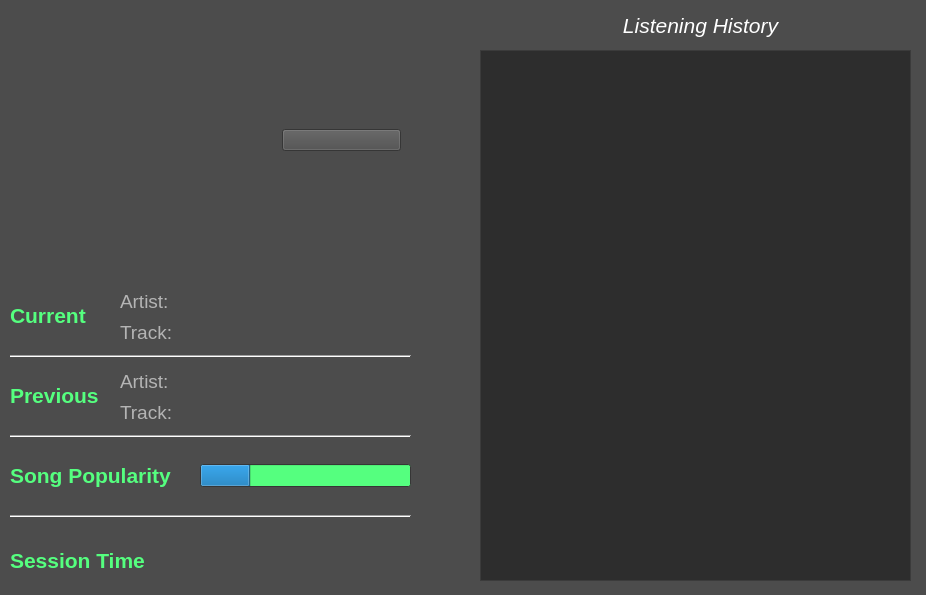
<?xml version="1.0" encoding="UTF-8"?>
<ui version="4.0">
 <class>MainWindow</class>
 <widget class="QMainWindow" name="MainWindow">
  <property name="geometry">
   <rect>
    <x>0</x>
    <y>0</y>
    <width>926</width>
    <height>595</height>
   </rect>
  </property>
  <property name="palette">
   <palette>
    <active>
     <colorrole role="WindowText">
      <brush brushstyle="SolidPattern">
       <color alpha="255">
        <red>255</red>
        <green>255</green>
        <blue>255</blue>
       </color>
      </brush>
     </colorrole>
     <colorrole role="Light">
      <brush brushstyle="SolidPattern">
       <color alpha="255">
        <red>255</red>
        <green>255</green>
        <blue>255</blue>
       </color>
      </brush>
     </colorrole>
     <colorrole role="Text">
      <brush brushstyle="SolidPattern">
       <color alpha="255">
        <red>255</red>
        <green>255</green>
        <blue>255</blue>
       </color>
      </brush>
     </colorrole>
     <colorrole role="BrightText">
      <brush brushstyle="SolidPattern">
       <color alpha="255">
        <red>255</red>
        <green>0</green>
        <blue>0</blue>
       </color>
      </brush>
     </colorrole>
     <colorrole role="Base">
      <brush brushstyle="SolidPattern">
       <color alpha="255">
        <red>85</red>
        <green>255</green>
        <blue>127</blue>
       </color>
      </brush>
     </colorrole>
     <colorrole role="Window">
      <brush brushstyle="SolidPattern">
       <color alpha="255">
        <red>76</red>
        <green>76</green>
        <blue>76</blue>
       </color>
      </brush>
     </colorrole>
     <colorrole role="AlternateBase">
      <brush brushstyle="SolidPattern">
       <color alpha="255">
        <red>85</red>
        <green>170</green>
        <blue>255</blue>
       </color>
      </brush>
     </colorrole>
     <colorrole role="PlaceholderText">
      <brush brushstyle="SolidPattern">
       <color alpha="128">
        <red>85</red>
        <green>255</green>
        <blue>255</blue>
       </color>
      </brush>
     </colorrole>
    </active>
    <inactive>
     <colorrole role="WindowText">
      <brush brushstyle="SolidPattern">
       <color alpha="255">
        <red>255</red>
        <green>255</green>
        <blue>255</blue>
       </color>
      </brush>
     </colorrole>
     <colorrole role="Light">
      <brush brushstyle="SolidPattern">
       <color alpha="255">
        <red>255</red>
        <green>255</green>
        <blue>255</blue>
       </color>
      </brush>
     </colorrole>
     <colorrole role="Text">
      <brush brushstyle="SolidPattern">
       <color alpha="255">
        <red>255</red>
        <green>255</green>
        <blue>255</blue>
       </color>
      </brush>
     </colorrole>
     <colorrole role="BrightText">
      <brush brushstyle="SolidPattern">
       <color alpha="255">
        <red>255</red>
        <green>0</green>
        <blue>0</blue>
       </color>
      </brush>
     </colorrole>
     <colorrole role="Base">
      <brush brushstyle="SolidPattern">
       <color alpha="255">
        <red>85</red>
        <green>255</green>
        <blue>127</blue>
       </color>
      </brush>
     </colorrole>
     <colorrole role="Window">
      <brush brushstyle="SolidPattern">
       <color alpha="255">
        <red>76</red>
        <green>76</green>
        <blue>76</blue>
       </color>
      </brush>
     </colorrole>
     <colorrole role="AlternateBase">
      <brush brushstyle="SolidPattern">
       <color alpha="255">
        <red>85</red>
        <green>170</green>
        <blue>255</blue>
       </color>
      </brush>
     </colorrole>
     <colorrole role="PlaceholderText">
      <brush brushstyle="SolidPattern">
       <color alpha="128">
        <red>85</red>
        <green>255</green>
        <blue>255</blue>
       </color>
      </brush>
     </colorrole>
    </inactive>
    <disabled>
     <colorrole role="WindowText">
      <brush brushstyle="SolidPattern">
       <color alpha="255">
        <red>120</red>
        <green>120</green>
        <blue>120</blue>
       </color>
      </brush>
     </colorrole>
     <colorrole role="Light">
      <brush brushstyle="SolidPattern">
       <color alpha="255">
        <red>255</red>
        <green>255</green>
        <blue>255</blue>
       </color>
      </brush>
     </colorrole>
     <colorrole role="Text">
      <brush brushstyle="SolidPattern">
       <color alpha="255">
        <red>120</red>
        <green>120</green>
        <blue>120</blue>
       </color>
      </brush>
     </colorrole>
     <colorrole role="BrightText">
      <brush brushstyle="SolidPattern">
       <color alpha="255">
        <red>255</red>
        <green>0</green>
        <blue>0</blue>
       </color>
      </brush>
     </colorrole>
     <colorrole role="Base">
      <brush brushstyle="SolidPattern">
       <color alpha="255">
        <red>76</red>
        <green>76</green>
        <blue>76</blue>
       </color>
      </brush>
     </colorrole>
     <colorrole role="Window">
      <brush brushstyle="SolidPattern">
       <color alpha="255">
        <red>76</red>
        <green>76</green>
        <blue>76</blue>
       </color>
      </brush>
     </colorrole>
     <colorrole role="AlternateBase">
      <brush brushstyle="SolidPattern">
       <color alpha="255">
        <red>85</red>
        <green>170</green>
        <blue>255</blue>
       </color>
      </brush>
     </colorrole>
     <colorrole role="PlaceholderText">
      <brush brushstyle="SolidPattern">
       <color alpha="128">
        <red>85</red>
        <green>255</green>
        <blue>255</blue>
       </color>
      </brush>
     </colorrole>
    </disabled>
   </palette>
  </property>
  <property name="windowTitle">
   <string>MainWindow</string>
  </property>
  <property name="autoFillBackground">
   <bool>false</bool>
  </property>
  <widget class="QWidget" name="centralwidget">
   <widget class="QWidget" name="verticalLayoutWidget">
    <property name="geometry">
     <rect>
      <x>120</x>
      <y>286</y>
      <width>55</width>
      <height>61</height>
     </rect>
    </property>
    <layout class="QVBoxLayout" name="verticalLayout">
     <property name="spacing">
      <number>2</number>
     </property>
     <item>
      <widget class="QLabel" name="label5">
       <property name="palette">
        <palette>
         <active>
          <colorrole role="WindowText">
           <brush brushstyle="SolidPattern">
            <color alpha="255">
             <red>180</red>
             <green>180</green>
             <blue>180</blue>
            </color>
           </brush>
          </colorrole>
         </active>
         <inactive>
          <colorrole role="WindowText">
           <brush brushstyle="SolidPattern">
            <color alpha="255">
             <red>180</red>
             <green>180</green>
             <blue>180</blue>
            </color>
           </brush>
          </colorrole>
         </inactive>
         <disabled>
          <colorrole role="WindowText">
           <brush brushstyle="SolidPattern">
            <color alpha="255">
             <red>120</red>
             <green>120</green>
             <blue>120</blue>
            </color>
           </brush>
          </colorrole>
         </disabled>
        </palette>
       </property>
       <property name="font">
        <font>
         <pointsize>14</pointsize>
        </font>
       </property>
       <property name="text">
        <string>Artist:</string>
       </property>
      </widget>
     </item>
     <item>
      <widget class="QLabel" name="label6">
       <property name="palette">
        <palette>
         <active>
          <colorrole role="WindowText">
           <brush brushstyle="SolidPattern">
            <color alpha="255">
             <red>180</red>
             <green>180</green>
             <blue>180</blue>
            </color>
           </brush>
          </colorrole>
         </active>
         <inactive>
          <colorrole role="WindowText">
           <brush brushstyle="SolidPattern">
            <color alpha="255">
             <red>180</red>
             <green>180</green>
             <blue>180</blue>
            </color>
           </brush>
          </colorrole>
         </inactive>
         <disabled>
          <colorrole role="WindowText">
           <brush brushstyle="SolidPattern">
            <color alpha="255">
             <red>120</red>
             <green>120</green>
             <blue>120</blue>
            </color>
           </brush>
          </colorrole>
         </disabled>
        </palette>
       </property>
       <property name="font">
        <font>
         <pointsize>14</pointsize>
        </font>
       </property>
       <property name="text">
        <string>Track:</string>
       </property>
      </widget>
     </item>
    </layout>
   </widget>
   <widget class="Line" name="line">
    <property name="geometry">
     <rect>
      <x>10</x>
      <y>346</y>
      <width>401</width>
      <height>20</height>
     </rect>
    </property>
    <property name="orientation">
     <enum>Qt::Horizontal</enum>
    </property>
   </widget>
   <widget class="QWidget" name="verticalLayoutWidget_2">
    <property name="geometry">
     <rect>
      <x>180</x>
      <y>286</y>
      <width>301</width>
      <height>61</height>
     </rect>
    </property>
    <layout class="QVBoxLayout" name="verticalLayout_2">
     <property name="spacing">
      <number>0</number>
     </property>
     <item>
      <widget class="QLabel" name="labelCurrentArtist">
       <property name="font">
        <font>
         <pointsize>14</pointsize>
         <italic>true</italic>
        </font>
       </property>
       <property name="text">
        <string/>
       </property>
      </widget>
     </item>
     <item>
      <widget class="QLabel" name="labelCurrentTrack">
       <property name="font">
        <font>
         <pointsize>14</pointsize>
         <italic>true</italic>
        </font>
       </property>
       <property name="text">
        <string/>
       </property>
      </widget>
     </item>
    </layout>
   </widget>
   <widget class="Line" name="line_3">
    <property name="geometry">
     <rect>
      <x>10</x>
      <y>426</y>
      <width>401</width>
      <height>20</height>
     </rect>
    </property>
    <property name="orientation">
     <enum>Qt::Horizontal</enum>
    </property>
   </widget>
   <widget class="QLabel" name="label2">
    <property name="geometry">
     <rect>
      <x>10</x>
      <y>380</y>
      <width>91</width>
      <height>31</height>
     </rect>
    </property>
    <property name="palette">
     <palette>
      <active>
       <colorrole role="WindowText">
        <brush brushstyle="SolidPattern">
         <color alpha="255">
          <red>85</red>
          <green>255</green>
          <blue>127</blue>
         </color>
        </brush>
       </colorrole>
       <colorrole role="Text">
        <brush brushstyle="SolidPattern">
         <color alpha="255">
          <red>85</red>
          <green>255</green>
          <blue>127</blue>
         </color>
        </brush>
       </colorrole>
       <colorrole role="PlaceholderText">
        <brush brushstyle="NoBrush">
         <color alpha="128">
          <red>85</red>
          <green>255</green>
          <blue>127</blue>
         </color>
        </brush>
       </colorrole>
      </active>
      <inactive>
       <colorrole role="WindowText">
        <brush brushstyle="SolidPattern">
         <color alpha="255">
          <red>85</red>
          <green>255</green>
          <blue>127</blue>
         </color>
        </brush>
       </colorrole>
       <colorrole role="Text">
        <brush brushstyle="SolidPattern">
         <color alpha="255">
          <red>85</red>
          <green>255</green>
          <blue>127</blue>
         </color>
        </brush>
       </colorrole>
       <colorrole role="PlaceholderText">
        <brush brushstyle="NoBrush">
         <color alpha="128">
          <red>85</red>
          <green>255</green>
          <blue>127</blue>
         </color>
        </brush>
       </colorrole>
      </inactive>
      <disabled>
       <colorrole role="WindowText">
        <brush brushstyle="SolidPattern">
         <color alpha="255">
          <red>120</red>
          <green>120</green>
          <blue>120</blue>
         </color>
        </brush>
       </colorrole>
       <colorrole role="Text">
        <brush brushstyle="SolidPattern">
         <color alpha="255">
          <red>120</red>
          <green>120</green>
          <blue>120</blue>
         </color>
        </brush>
       </colorrole>
       <colorrole role="PlaceholderText">
        <brush brushstyle="NoBrush">
         <color alpha="128">
          <red>85</red>
          <green>255</green>
          <blue>127</blue>
         </color>
        </brush>
       </colorrole>
      </disabled>
     </palette>
    </property>
    <property name="font">
     <font>
      <pointsize>16</pointsize>
      <weight>75</weight>
      <bold>true</bold>
     </font>
    </property>
    <property name="autoFillBackground">
     <bool>false</bool>
    </property>
    <property name="text">
     <string>Previous</string>
    </property>
   </widget>
   <widget class="QWidget" name="verticalLayoutWidget_3">
    <property name="geometry">
     <rect>
      <x>180</x>
      <y>366</y>
      <width>301</width>
      <height>61</height>
     </rect>
    </property>
    <layout class="QVBoxLayout" name="verticalLayout_18">
     <property name="spacing">
      <number>0</number>
     </property>
     <item>
      <widget class="QLabel" name="labelPreviousArtist">
       <property name="font">
        <font>
         <pointsize>14</pointsize>
         <italic>true</italic>
        </font>
       </property>
       <property name="text">
        <string/>
       </property>
      </widget>
     </item>
     <item>
      <widget class="QLabel" name="labelPreviousTrack">
       <property name="font">
        <font>
         <pointsize>14</pointsize>
         <italic>true</italic>
        </font>
       </property>
       <property name="text">
        <string/>
       </property>
      </widget>
     </item>
    </layout>
   </widget>
   <widget class="QWidget" name="verticalLayoutWidget_4">
    <property name="geometry">
     <rect>
      <x>120</x>
      <y>366</y>
      <width>55</width>
      <height>61</height>
     </rect>
    </property>
    <layout class="QVBoxLayout" name="verticalLayout_19">
     <property name="spacing">
      <number>2</number>
     </property>
     <item>
      <widget class="QLabel" name="label_36">
       <property name="palette">
        <palette>
         <active>
          <colorrole role="WindowText">
           <brush brushstyle="SolidPattern">
            <color alpha="255">
             <red>180</red>
             <green>180</green>
             <blue>180</blue>
            </color>
           </brush>
          </colorrole>
         </active>
         <inactive>
          <colorrole role="WindowText">
           <brush brushstyle="SolidPattern">
            <color alpha="255">
             <red>180</red>
             <green>180</green>
             <blue>180</blue>
            </color>
           </brush>
          </colorrole>
         </inactive>
         <disabled>
          <colorrole role="WindowText">
           <brush brushstyle="SolidPattern">
            <color alpha="255">
             <red>120</red>
             <green>120</green>
             <blue>120</blue>
            </color>
           </brush>
          </colorrole>
         </disabled>
        </palette>
       </property>
       <property name="font">
        <font>
         <pointsize>14</pointsize>
        </font>
       </property>
       <property name="text">
        <string>Artist:</string>
       </property>
      </widget>
     </item>
     <item>
      <widget class="QLabel" name="label_35">
       <property name="palette">
        <palette>
         <active>
          <colorrole role="WindowText">
           <brush brushstyle="SolidPattern">
            <color alpha="255">
             <red>180</red>
             <green>180</green>
             <blue>180</blue>
            </color>
           </brush>
          </colorrole>
         </active>
         <inactive>
          <colorrole role="WindowText">
           <brush brushstyle="SolidPattern">
            <color alpha="255">
             <red>180</red>
             <green>180</green>
             <blue>180</blue>
            </color>
           </brush>
          </colorrole>
         </inactive>
         <disabled>
          <colorrole role="WindowText">
           <brush brushstyle="SolidPattern">
            <color alpha="255">
             <red>120</red>
             <green>120</green>
             <blue>120</blue>
            </color>
           </brush>
          </colorrole>
         </disabled>
        </palette>
       </property>
       <property name="font">
        <font>
         <pointsize>14</pointsize>
        </font>
       </property>
       <property name="text">
        <string>Track:</string>
       </property>
      </widget>
     </item>
    </layout>
   </widget>
   <widget class="Line" name="line_5">
    <property name="geometry">
     <rect>
      <x>10</x>
      <y>506</y>
      <width>401</width>
      <height>20</height>
     </rect>
    </property>
    <property name="orientation">
     <enum>Qt::Horizontal</enum>
    </property>
   </widget>
   <widget class="QLabel" name="label3">
    <property name="geometry">
     <rect>
      <x>10</x>
      <y>460</y>
      <width>181</width>
      <height>31</height>
     </rect>
    </property>
    <property name="palette">
     <palette>
      <active>
       <colorrole role="WindowText">
        <brush brushstyle="SolidPattern">
         <color alpha="255">
          <red>85</red>
          <green>255</green>
          <blue>127</blue>
         </color>
        </brush>
       </colorrole>
       <colorrole role="Text">
        <brush brushstyle="SolidPattern">
         <color alpha="255">
          <red>85</red>
          <green>255</green>
          <blue>127</blue>
         </color>
        </brush>
       </colorrole>
       <colorrole role="PlaceholderText">
        <brush brushstyle="NoBrush">
         <color alpha="128">
          <red>85</red>
          <green>255</green>
          <blue>127</blue>
         </color>
        </brush>
       </colorrole>
      </active>
      <inactive>
       <colorrole role="WindowText">
        <brush brushstyle="SolidPattern">
         <color alpha="255">
          <red>85</red>
          <green>255</green>
          <blue>127</blue>
         </color>
        </brush>
       </colorrole>
       <colorrole role="Text">
        <brush brushstyle="SolidPattern">
         <color alpha="255">
          <red>85</red>
          <green>255</green>
          <blue>127</blue>
         </color>
        </brush>
       </colorrole>
       <colorrole role="PlaceholderText">
        <brush brushstyle="NoBrush">
         <color alpha="128">
          <red>85</red>
          <green>255</green>
          <blue>127</blue>
         </color>
        </brush>
       </colorrole>
      </inactive>
      <disabled>
       <colorrole role="WindowText">
        <brush brushstyle="SolidPattern">
         <color alpha="255">
          <red>120</red>
          <green>120</green>
          <blue>120</blue>
         </color>
        </brush>
       </colorrole>
       <colorrole role="Text">
        <brush brushstyle="SolidPattern">
         <color alpha="255">
          <red>120</red>
          <green>120</green>
          <blue>120</blue>
         </color>
        </brush>
       </colorrole>
       <colorrole role="PlaceholderText">
        <brush brushstyle="NoBrush">
         <color alpha="128">
          <red>85</red>
          <green>255</green>
          <blue>127</blue>
         </color>
        </brush>
       </colorrole>
      </disabled>
     </palette>
    </property>
    <property name="font">
     <font>
      <pointsize>16</pointsize>
      <weight>75</weight>
      <bold>true</bold>
     </font>
    </property>
    <property name="autoFillBackground">
     <bool>false</bool>
    </property>
    <property name="text">
     <string>Song Popularity</string>
    </property>
   </widget>
   <widget class="QLabel" name="label4">
    <property name="geometry">
     <rect>
      <x>10</x>
      <y>550</y>
      <width>141</width>
      <height>21</height>
     </rect>
    </property>
    <property name="palette">
     <palette>
      <active>
       <colorrole role="WindowText">
        <brush brushstyle="SolidPattern">
         <color alpha="255">
          <red>85</red>
          <green>255</green>
          <blue>127</blue>
         </color>
        </brush>
       </colorrole>
       <colorrole role="Text">
        <brush brushstyle="SolidPattern">
         <color alpha="255">
          <red>85</red>
          <green>255</green>
          <blue>127</blue>
         </color>
        </brush>
       </colorrole>
       <colorrole role="PlaceholderText">
        <brush brushstyle="NoBrush">
         <color alpha="128">
          <red>85</red>
          <green>255</green>
          <blue>127</blue>
         </color>
        </brush>
       </colorrole>
      </active>
      <inactive>
       <colorrole role="WindowText">
        <brush brushstyle="SolidPattern">
         <color alpha="255">
          <red>85</red>
          <green>255</green>
          <blue>127</blue>
         </color>
        </brush>
       </colorrole>
       <colorrole role="Text">
        <brush brushstyle="SolidPattern">
         <color alpha="255">
          <red>85</red>
          <green>255</green>
          <blue>127</blue>
         </color>
        </brush>
       </colorrole>
       <colorrole role="PlaceholderText">
        <brush brushstyle="NoBrush">
         <color alpha="128">
          <red>85</red>
          <green>255</green>
          <blue>127</blue>
         </color>
        </brush>
       </colorrole>
      </inactive>
      <disabled>
       <colorrole role="WindowText">
        <brush brushstyle="SolidPattern">
         <color alpha="255">
          <red>120</red>
          <green>120</green>
          <blue>120</blue>
         </color>
        </brush>
       </colorrole>
       <colorrole role="Text">
        <brush brushstyle="SolidPattern">
         <color alpha="255">
          <red>120</red>
          <green>120</green>
          <blue>120</blue>
         </color>
        </brush>
       </colorrole>
       <colorrole role="PlaceholderText">
        <brush brushstyle="NoBrush">
         <color alpha="128">
          <red>85</red>
          <green>255</green>
          <blue>127</blue>
         </color>
        </brush>
       </colorrole>
      </disabled>
     </palette>
    </property>
    <property name="font">
     <font>
      <pointsize>16</pointsize>
      <weight>75</weight>
      <bold>true</bold>
     </font>
    </property>
    <property name="autoFillBackground">
     <bool>false</bool>
    </property>
    <property name="text">
     <string>Session Time</string>
    </property>
   </widget>
   <widget class="QLabel" name="labelTime">
    <property name="geometry">
     <rect>
      <x>200</x>
      <y>546</y>
      <width>261</width>
      <height>29</height>
     </rect>
    </property>
    <property name="font">
     <font>
      <pointsize>16</pointsize>
      <italic>true</italic>
     </font>
    </property>
    <property name="text">
     <string/>
    </property>
   </widget>
   <widget class="QProgressBar" name="trackPopularity">
    <property name="geometry">
     <rect>
      <x>200</x>
      <y>464</y>
      <width>211</width>
      <height>23</height>
     </rect>
    </property>
    <property name="value">
     <number>24</number>
    </property>
    <property name="textVisible">
     <bool>false</bool>
    </property>
   </widget>
   <widget class="QLabel" name="label1">
    <property name="geometry">
     <rect>
      <x>10</x>
      <y>300</y>
      <width>79</width>
      <height>31</height>
     </rect>
    </property>
    <property name="palette">
     <palette>
      <active>
       <colorrole role="WindowText">
        <brush brushstyle="SolidPattern">
         <color alpha="255">
          <red>85</red>
          <green>255</green>
          <blue>127</blue>
         </color>
        </brush>
       </colorrole>
       <colorrole role="Text">
        <brush brushstyle="SolidPattern">
         <color alpha="255">
          <red>85</red>
          <green>255</green>
          <blue>127</blue>
         </color>
        </brush>
       </colorrole>
       <colorrole role="PlaceholderText">
        <brush brushstyle="NoBrush">
         <color alpha="128">
          <red>85</red>
          <green>255</green>
          <blue>127</blue>
         </color>
        </brush>
       </colorrole>
      </active>
      <inactive>
       <colorrole role="WindowText">
        <brush brushstyle="SolidPattern">
         <color alpha="255">
          <red>85</red>
          <green>255</green>
          <blue>127</blue>
         </color>
        </brush>
       </colorrole>
       <colorrole role="Text">
        <brush brushstyle="SolidPattern">
         <color alpha="255">
          <red>85</red>
          <green>255</green>
          <blue>127</blue>
         </color>
        </brush>
       </colorrole>
       <colorrole role="PlaceholderText">
        <brush brushstyle="NoBrush">
         <color alpha="128">
          <red>85</red>
          <green>255</green>
          <blue>127</blue>
         </color>
        </brush>
       </colorrole>
      </inactive>
      <disabled>
       <colorrole role="WindowText">
        <brush brushstyle="SolidPattern">
         <color alpha="255">
          <red>120</red>
          <green>120</green>
          <blue>120</blue>
         </color>
        </brush>
       </colorrole>
       <colorrole role="Text">
        <brush brushstyle="SolidPattern">
         <color alpha="255">
          <red>120</red>
          <green>120</green>
          <blue>120</blue>
         </color>
        </brush>
       </colorrole>
       <colorrole role="PlaceholderText">
        <brush brushstyle="NoBrush">
         <color alpha="128">
          <red>85</red>
          <green>255</green>
          <blue>127</blue>
         </color>
        </brush>
       </colorrole>
      </disabled>
     </palette>
    </property>
    <property name="font">
     <font>
      <pointsize>16</pointsize>
      <weight>75</weight>
      <bold>true</bold>
     </font>
    </property>
    <property name="autoFillBackground">
     <bool>false</bool>
    </property>
    <property name="text">
     <string>Current</string>
    </property>
   </widget>
   <widget class="QWidget" name="horizontalLayoutWidget">
    <property name="geometry">
     <rect>
      <x>20</x>
      <y>10</y>
      <width>381</width>
      <height>261</height>
     </rect>
    </property>
    <layout class="QHBoxLayout" name="horizontalLayout">
     <property name="spacing">
      <number>12</number>
     </property>
     <item>
      <widget class="QPushButton" name="buttonPreviousTrack">
       <property name="palette">
        <palette>
         <active>
          <colorrole role="Button">
           <brush brushstyle="SolidPattern">
            <color alpha="255">
             <red>76</red>
             <green>76</green>
             <blue>76</blue>
            </color>
           </brush>
          </colorrole>
          <colorrole role="Base">
           <brush brushstyle="SolidPattern">
            <color alpha="255">
             <red>76</red>
             <green>76</green>
             <blue>76</blue>
            </color>
           </brush>
          </colorrole>
          <colorrole role="Window">
           <brush brushstyle="SolidPattern">
            <color alpha="255">
             <red>76</red>
             <green>76</green>
             <blue>76</blue>
            </color>
           </brush>
          </colorrole>
         </active>
         <inactive>
          <colorrole role="Button">
           <brush brushstyle="SolidPattern">
            <color alpha="255">
             <red>76</red>
             <green>76</green>
             <blue>76</blue>
            </color>
           </brush>
          </colorrole>
          <colorrole role="Base">
           <brush brushstyle="SolidPattern">
            <color alpha="255">
             <red>76</red>
             <green>76</green>
             <blue>76</blue>
            </color>
           </brush>
          </colorrole>
          <colorrole role="Window">
           <brush brushstyle="SolidPattern">
            <color alpha="255">
             <red>76</red>
             <green>76</green>
             <blue>76</blue>
            </color>
           </brush>
          </colorrole>
         </inactive>
         <disabled>
          <colorrole role="Button">
           <brush brushstyle="SolidPattern">
            <color alpha="255">
             <red>76</red>
             <green>76</green>
             <blue>76</blue>
            </color>
           </brush>
          </colorrole>
          <colorrole role="Base">
           <brush brushstyle="SolidPattern">
            <color alpha="255">
             <red>76</red>
             <green>76</green>
             <blue>76</blue>
            </color>
           </brush>
          </colorrole>
          <colorrole role="Window">
           <brush brushstyle="SolidPattern">
            <color alpha="255">
             <red>76</red>
             <green>76</green>
             <blue>76</blue>
            </color>
           </brush>
          </colorrole>
         </disabled>
        </palette>
       </property>
       <property name="autoFillBackground">
        <bool>false</bool>
       </property>
       <property name="styleSheet">
        <string notr="true">background-color: rgb(76, 76, 76);
border: none;</string>
       </property>
       <property name="text">
        <string/>
       </property>
       <property name="icon">
        <iconset>
         <normaloff>res/previous_icon.png</normaloff>res/previous_icon.png</iconset>
       </property>
       <property name="iconSize">
        <size>
         <width>55</width>
         <height>55</height>
        </size>
       </property>
      </widget>
     </item>
     <item>
      <layout class="QVBoxLayout" name="verticalLayout_3">
       <property name="spacing">
        <number>12</number>
       </property>
       <item>
        <widget class="QLabel" name="labelCoverArt">
         <property name="text">
          <string/>
         </property>
        </widget>
       </item>
       <item>
        <widget class="QPushButton" name="buttonPlayPause">
         <property name="palette">
          <palette>
           <active>
            <colorrole role="Button">
             <brush brushstyle="SolidPattern">
              <color alpha="255">
               <red>76</red>
               <green>76</green>
               <blue>76</blue>
              </color>
             </brush>
            </colorrole>
            <colorrole role="Base">
             <brush brushstyle="SolidPattern">
              <color alpha="255">
               <red>76</red>
               <green>76</green>
               <blue>76</blue>
              </color>
             </brush>
            </colorrole>
            <colorrole role="Window">
             <brush brushstyle="SolidPattern">
              <color alpha="255">
               <red>76</red>
               <green>76</green>
               <blue>76</blue>
              </color>
             </brush>
            </colorrole>
           </active>
           <inactive>
            <colorrole role="Button">
             <brush brushstyle="SolidPattern">
              <color alpha="255">
               <red>76</red>
               <green>76</green>
               <blue>76</blue>
              </color>
             </brush>
            </colorrole>
            <colorrole role="Base">
             <brush brushstyle="SolidPattern">
              <color alpha="255">
               <red>76</red>
               <green>76</green>
               <blue>76</blue>
              </color>
             </brush>
            </colorrole>
            <colorrole role="Window">
             <brush brushstyle="SolidPattern">
              <color alpha="255">
               <red>76</red>
               <green>76</green>
               <blue>76</blue>
              </color>
             </brush>
            </colorrole>
           </inactive>
           <disabled>
            <colorrole role="Button">
             <brush brushstyle="SolidPattern">
              <color alpha="255">
               <red>76</red>
               <green>76</green>
               <blue>76</blue>
              </color>
             </brush>
            </colorrole>
            <colorrole role="Base">
             <brush brushstyle="SolidPattern">
              <color alpha="255">
               <red>76</red>
               <green>76</green>
               <blue>76</blue>
              </color>
             </brush>
            </colorrole>
            <colorrole role="Window">
             <brush brushstyle="SolidPattern">
              <color alpha="255">
               <red>76</red>
               <green>76</green>
               <blue>76</blue>
              </color>
             </brush>
            </colorrole>
           </disabled>
          </palette>
         </property>
         <property name="autoFillBackground">
          <bool>false</bool>
         </property>
         <property name="styleSheet">
          <string notr="true">background-color: rgb(76, 76, 76);
border: none;</string>
         </property>
         <property name="text">
          <string/>
         </property>
         <property name="icon">
          <iconset>
           <normaloff>res/play_pause_icon.png</normaloff>res/play_pause_icon.png</iconset>
         </property>
         <property name="iconSize">
          <size>
           <width>55</width>
           <height>55</height>
          </size>
         </property>
        </widget>
       </item>
      </layout>
     </item>
     <item>
      <widget class="QPushButton" name="buttonNextTrack">
       <property name="palette">
        <palette>
         <active>
          <colorrole role="Button">
           <brush brushstyle="SolidPattern">
            <color alpha="255">
             <red>76</red>
             <green>76</green>
             <blue>76</blue>
            </color>
           </brush>
          </colorrole>
          <colorrole role="Base">
           <brush brushstyle="SolidPattern">
            <color alpha="255">
             <red>76</red>
             <green>76</green>
             <blue>76</blue>
            </color>
           </brush>
          </colorrole>
          <colorrole role="Window">
           <brush brushstyle="SolidPattern">
            <color alpha="255">
             <red>76</red>
             <green>76</green>
             <blue>76</blue>
            </color>
           </brush>
          </colorrole>
         </active>
         <inactive>
          <colorrole role="Button">
           <brush brushstyle="SolidPattern">
            <color alpha="255">
             <red>76</red>
             <green>76</green>
             <blue>76</blue>
            </color>
           </brush>
          </colorrole>
          <colorrole role="Base">
           <brush brushstyle="SolidPattern">
            <color alpha="255">
             <red>76</red>
             <green>76</green>
             <blue>76</blue>
            </color>
           </brush>
          </colorrole>
          <colorrole role="Window">
           <brush brushstyle="SolidPattern">
            <color alpha="255">
             <red>76</red>
             <green>76</green>
             <blue>76</blue>
            </color>
           </brush>
          </colorrole>
         </inactive>
         <disabled>
          <colorrole role="Button">
           <brush brushstyle="SolidPattern">
            <color alpha="255">
             <red>76</red>
             <green>76</green>
             <blue>76</blue>
            </color>
           </brush>
          </colorrole>
          <colorrole role="Base">
           <brush brushstyle="SolidPattern">
            <color alpha="255">
             <red>76</red>
             <green>76</green>
             <blue>76</blue>
            </color>
           </brush>
          </colorrole>
          <colorrole role="Window">
           <brush brushstyle="SolidPattern">
            <color alpha="255">
             <red>76</red>
             <green>76</green>
             <blue>76</blue>
            </color>
           </brush>
          </colorrole>
         </disabled>
        </palette>
       </property>
       <property name="autoFillBackground">
        <bool>false</bool>
       </property>
       <property name="styleSheet">
        <string notr="true">background-color: rgb(76, 76, 76);
border: none;

QPushButton::hover {
                             background-color : lightgreen;
                        }</string>
       </property>
       <property name="text">
        <string/>
       </property>
       <property name="icon">
        <iconset>
         <normaloff>res/next_icon.png</normaloff>res/next_icon.png</iconset>
       </property>
       <property name="iconSize">
        <size>
         <width>55</width>
         <height>55</height>
        </size>
       </property>
      </widget>
     </item>
    </layout>
   </widget>
   <widget class="QListWidget" name="listTrackHistory">
    <property name="geometry">
     <rect>
      <x>480</x>
      <y>50</y>
      <width>431</width>
      <height>531</height>
     </rect>
    </property>
    <property name="palette">
     <palette>
      <active>
       <colorrole role="Base">
        <brush brushstyle="SolidPattern">
         <color alpha="255">
          <red>45</red>
          <green>45</green>
          <blue>45</blue>
         </color>
        </brush>
       </colorrole>
      </active>
      <inactive>
       <colorrole role="Base">
        <brush brushstyle="SolidPattern">
         <color alpha="255">
          <red>45</red>
          <green>45</green>
          <blue>45</blue>
         </color>
        </brush>
       </colorrole>
      </inactive>
      <disabled>
       <colorrole role="Base">
        <brush brushstyle="SolidPattern">
         <color alpha="255">
          <red>76</red>
          <green>76</green>
          <blue>76</blue>
         </color>
        </brush>
       </colorrole>
      </disabled>
     </palette>
    </property>
    <property name="font">
     <font>
      <pointsize>14</pointsize>
     </font>
    </property>
   </widget>
   <widget class="QLabel" name="label">
    <property name="geometry">
     <rect>
      <x>600</x>
      <y>10</y>
      <width>201</width>
      <height>31</height>
     </rect>
    </property>
    <property name="font">
     <font>
      <pointsize>16</pointsize>
      <italic>true</italic>
     </font>
    </property>
    <property name="text">
     <string>Listening History</string>
    </property>
    <property name="alignment">
     <set>Qt::AlignCenter</set>
    </property>
   </widget>
  </widget>
 </widget>
 <resources/>
 <connections/>
</ui>
